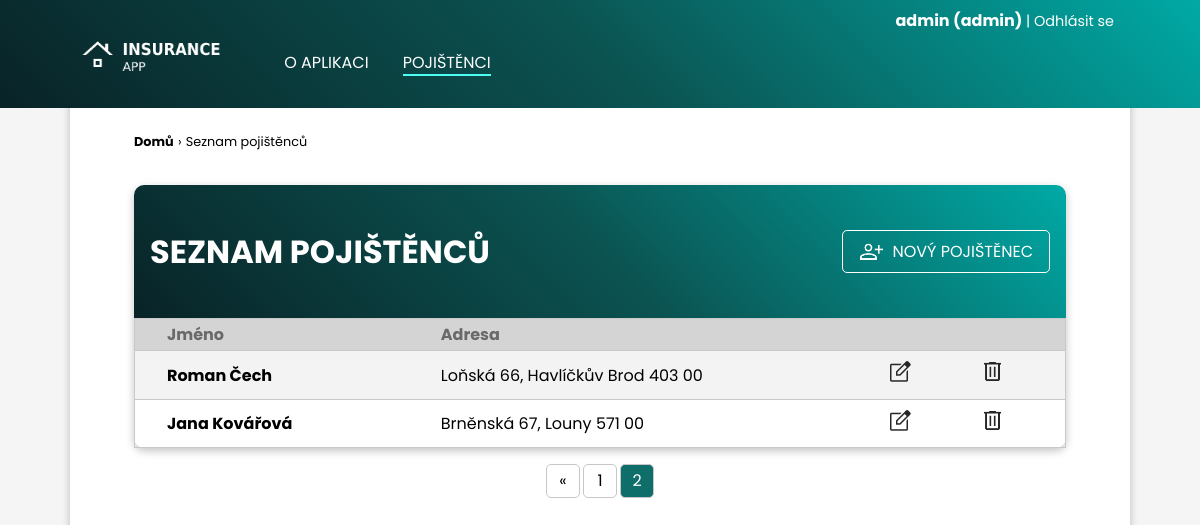
The page /pojistenci/?page=2 (signed in) on the database as committed earlier.
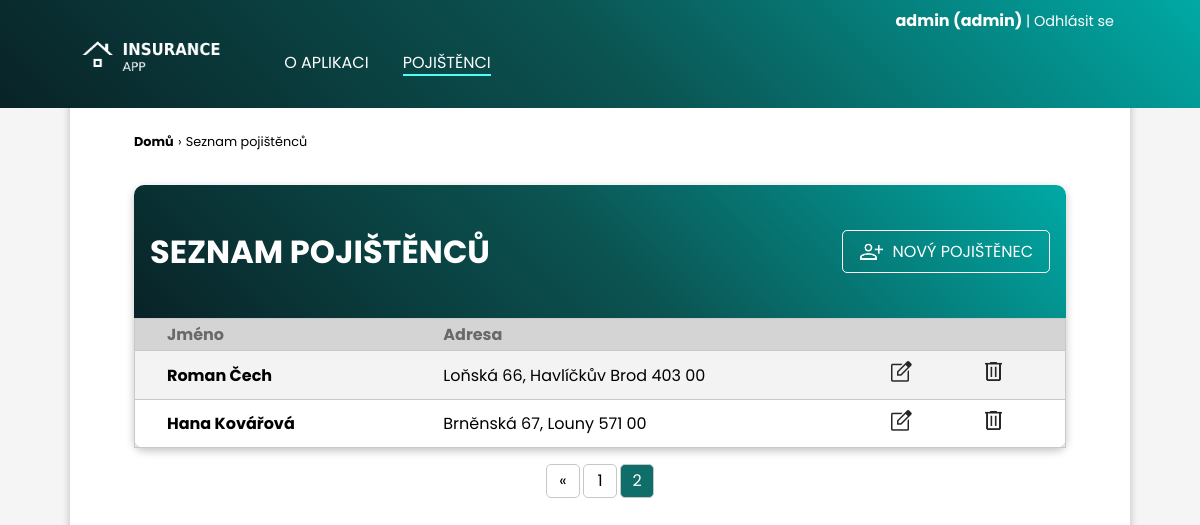
The same page on the database as committed later.
### clients/models.py (models this page shows, shortened)
class Client(models.Model):
    name = models.CharField(max_length=200, verbose_name="Jméno")
    surname = models.CharField(max_length=200, verbose_name="Příjmení")
    street_address = models.CharField(max_length=200, verbose_name="Ulice a číslo popisné")
    city = models.CharField(max_length=100, verbose_name="Město")
    postal_code = models.CharField(max_length=6, verbose_name="Poštovní směrovací číslo")
    email = models.EmailField(max_length=200, verbose_name="Email")
    phone_number = models.CharField(max_length=16, verbose_name="Telefon")

### clients/views.py (the view)
# urls.py: path("pojistenci/", views.list_all_clients, name="list-all-clients"),
@login_required
def list_all_clients(request):
    clients = Client.objects.all()
    paginator = Paginator(clients, 5)
    page_number = request.GET.get('page')
    paginated_clients = paginator.get_page(page_number)
    return render(request, "clients/clients_list.html", {
        "paginated_clients": paginated_clients
    })

### clients/templates/clients/clients_list.html (shortened to what this page needs)
{% extends 'clients/layout.html' %}
{% load static %}
{% block navigation %}
<li><a  href="{% url 'clients:index' %}">O&nbsp;aplikaci</a></li>
<li><a class="active" href="{% url 'clients:list-all-clients' %}">Pojištěnci</a></li>
{% endblock navigation %}
{% block section %}
<div class="page-path">
    <a href="{% url 'clients:index' %}">Domů</a>
    <p>&rsaquo;</p>
    <p>Seznam pojištěnců</p>
</div>
<div class="table-content-box">
    <div class="content-box-header table-header">
        <h1>Seznam pojištěnců</h1>
        {% if user.is_staff %}
        <a href="{% url 'clients:create-client' %}"><img src="{% static 'clients/person_add_blue.png' %}" alt="add person" height="25px">NOVÝ POJIŠTĚNEC</a>
        {% endif %}
    </div>
    <div class="custom-table">
        <table>
        {% if paginated_clients|length > 0 %}
            <tr>
                <th>Jméno</th>
                <th>Adresa</th>
                <th></th>
                <th></th>
            </tr>
        {% endif %}
        {% for client in paginated_clients %}
            <tr>
                <td><a href="{% url 'clients:client-detail' client.id %}">{{ client.name }} {{ client.surname }}</a></td>
                <td>{{ client.street_address }}, {{ client.city }} {{ client.postal_code }}</td>
                {% if user.is_staff %}
                <td class="table-button"><a href="{% url 'clients:edit-client' client.id %}"><img src="{% static 'clients/edit.png' %}" height="25px" alt="edit" title="upravit"></a></td>
                <td class="table-button"><a href="{% url 'clients:delete-client' client.id %}"><img src="{% static 'clients/delete.png' %}" height="25px" alt="delete" title="smazat"></a></td>
                {% else %}
                <td></td>
                <td></td>
                {% endif %}
            </tr>
        {% empty %}
            <p>Žádný záznam.</p>
        {% endfor %}
        </table>
    </div>
</div>
<div class="pagination">
        {% if paginated_clients.has_previous %}
        <a href="?page=1" title="První stránka">&laquo;</a>
        <a href="?page={{ paginated_clients.previous_page_number }}">{{ paginated_clients.previous_page_number }}</a>
        {% endif %}
        <div class="current">
            {{ paginated_clients.number }}
        </div>
</div>
{% endblock section %}

Rows that differ between the two databases and show on the page:
changed Client "Kovářová": name "Jana" → "Hana"
